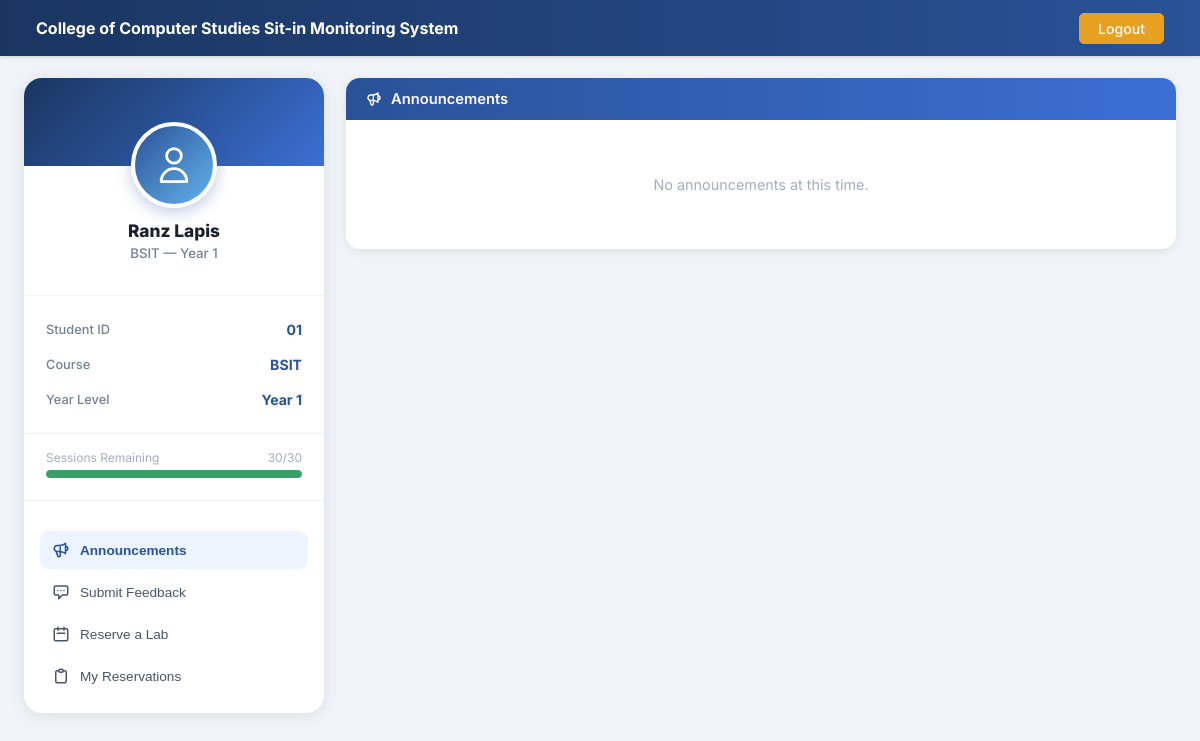
Before: /dashboard (signed in) with the older database file.
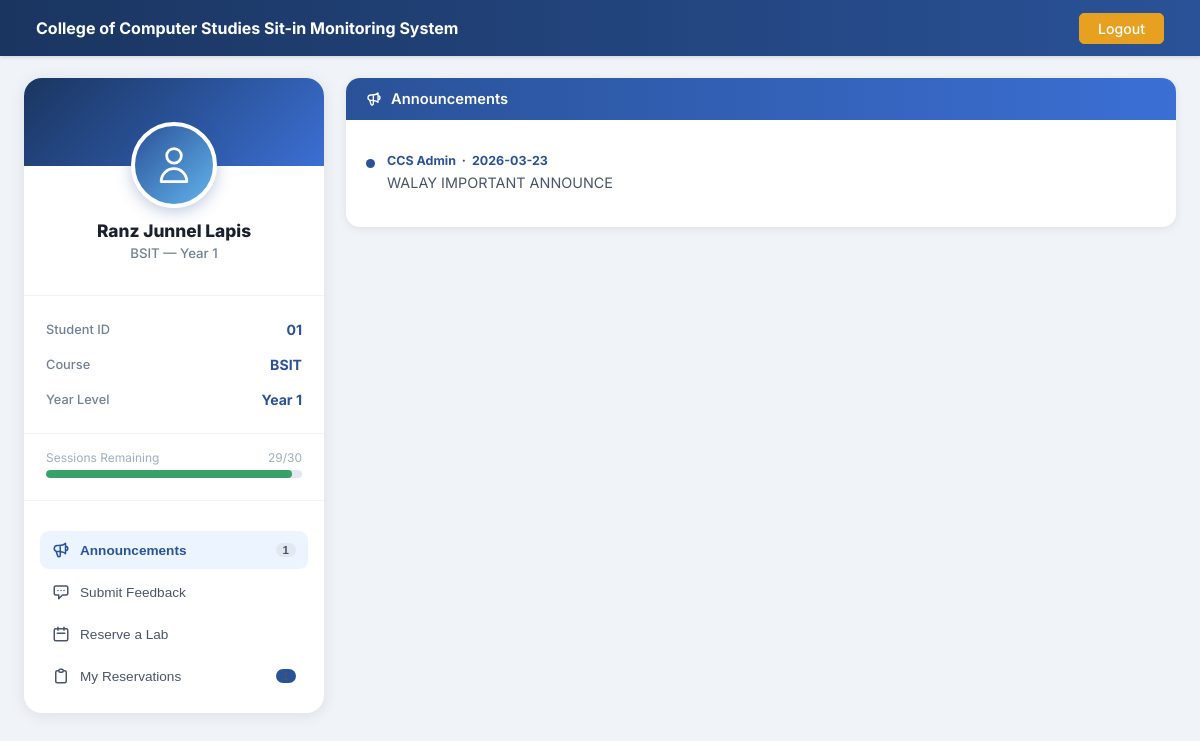
After: the same page with the newer database file.
### tables this page shows
CREATE TABLE students (
            id             INTEGER PRIMARY KEY AUTOINCREMENT,
            idno           VARCHAR(20)  UNIQUE NOT NULL,
            lastname       VARCHAR(50)  NOT NULL,
            firstname      VARCHAR(50)  NOT NULL,
            middlename     VARCHAR(50),
            course         VARCHAR(20)  NOT NULL,
            level          VARCHAR(5)   NOT NULL,
            email          VARCHAR(100) UNIQUE NOT NULL,
            address        TEXT,
            password       VARCHAR(255) NOT NULL,
            image_filename VARCHAR(255),
            created_at     TIMESTAMP DEFAULT CURRENT_TIMESTAMP
        , remaining_session INTEGER DEFAULT 30);

CREATE TABLE announcements (
            id         INTEGER PRIMARY KEY AUTOINCREMENT,
            content    TEXT NOT NULL,
            posted_by  VARCHAR(100) DEFAULT 'CCS Admin',
            created_at TIMESTAMP DEFAULT CURRENT_TIMESTAMP
        );

### app.py (the view)
@app.route('/dashboard')
def dashboard():
    if not is_logged_in():
        return redirect(url_for('login'))
    if is_admin():
        stats         = get_sitin_stats()
        announcements = get_all_announcements()
        return render_template('admin_dashboard.html',
                               stats=stats,
                               announcements=announcements)
    student = get_student_by_idno(session['student_id'])
    announcements = get_all_announcements()
    reservations  = get_student_reservations(session['student_id'])
    return render_template('student_profile.html',
                           student=student,
                           announcements=announcements,
                           reservations=reservations)

### app.py (called while the page is built)
def is_logged_in():
    return 'student_id' in session

def is_admin():
    return session.get('role') == 'admin'

### dbhelper.py (called while the page is built)
def connect():
    base_path = os.path.dirname(os.path.abspath(__file__))
    db_path   = os.path.join(base_path, "sysarch.db")
    conn      = sqlite3.connect(db_path)
    conn.row_factory = sqlite3.Row
    return conn

def getone(table, **kwargs):
    conn  = connect()
    cur   = conn.cursor()
    field = list(kwargs.keys())[0]
    value = kwargs[field]
    try:
        cur.execute(f"SELECT * FROM {table} WHERE {field} = ?", (value,))
        return cur.fetchone()
    except Exception as e:
        print("getone error:", e)
        return None
    finally:
        conn.close()

def get_student_by_idno(idno):
    return getone('students', idno=idno)

def get_all_announcements():
    conn = connect()
    cur  = conn.cursor()
    cur.execute("SELECT * FROM announcements ORDER BY created_at DESC")
    rows = cur.fetchall()
    conn.close()
    return rows

def get_student_reservations(idno):
    conn = connect()
    cur  = conn.cursor()
    cur.execute("SELECT * FROM reservations WHERE idno = ? ORDER BY date DESC", (idno,))
    rows = cur.fetchall()
    conn.close()
    return rows

### templates/student_profile.html (shortened to what the changed rows need)
<!DOCTYPE html>
<html lang="en">
<head>
  <link rel="stylesheet" href="{{ url_for('static', filename='css/style.css') }}">
</head>
<body>
<div class="page-wrap">
  <aside class="profile-panel">
    <div class="profile-info">
      <div class="profile-name">{{ session.get('student_firstname') }} {{ session.get('student_lastname') }}</div>
      <div class="profile-course">{{ session.get('student_course') }} — Year {{ session.get('student_level') }}</div>
    </div>
    <div class="profile-stat-row">
      <span class="profile-stat-label">Course</span>
      <span class="profile-stat-value">{{ session.get('student_course') }}</span>
    </div>
    {% set sess = student.remaining_session if student and student.remaining_session is not none else 30 %}
    {% set pct  = (sess / 30 * 100)|int %}
    <div class="session-bar-wrap">
      <div class="session-bar-label">
        <span>Sessions Remaining</span>
        <span>{{ sess }}/30</span>
      </div>
      <div class="session-bar-bg">
        <div class="session-bar-fill"
             style="width:{{ pct }}%;
                    background:{% if pct > 50 %}#38a169{% elif pct > 20 %}#d69e2e{% else %}#e53e3e{% endif %};">
        </div>
      </div>
    </div>
    <div class="profile-menu">
      <button class="profile-menu-item active" onclick="showTab('announcements', this)">
        <span>Announcements</span>
        {% if announcements %}<span class="menu-badge">{{ announcements|length }}</span>{% endif %}
      </button>
    </div>
  </aside>
  <main class="content-panel">
    <div id="tab-announcements" class="tab-pane active">
      <div class="card">
        <div class="card-body">
          {% for ann in announcements %}
            <div class="ann-item">
              <div class="ann-dot"></div>
              <div>
                <div class="ann-meta">CCS Admin &nbsp;·&nbsp; {{ ann.created_at[:10] }}</div>
                <div class="ann-text">{{ ann.content }}</div>
              </div>
            </div>
          {% else %}
            <p class="no-data">No announcements at this time.</p>
          {% endfor %}
        </div>
      </div>
    </div>
  </main>
</div>
</body>
</html>

Changed rows visible on the page:
changed students "Lapis": get "Ranz" → "Ranz Junnel"
added announcements: created_at "2026-03-23", content "WALAY IMPORTANT ANNOUNCE"
Other visible differences:
{{ sess }}: "30" → "29"
{{ pct }}: 100 → 96 (drawn)
{{ announcements|length }}: (not shown) → "1"
text no longer shown: "No announcements at this time."
